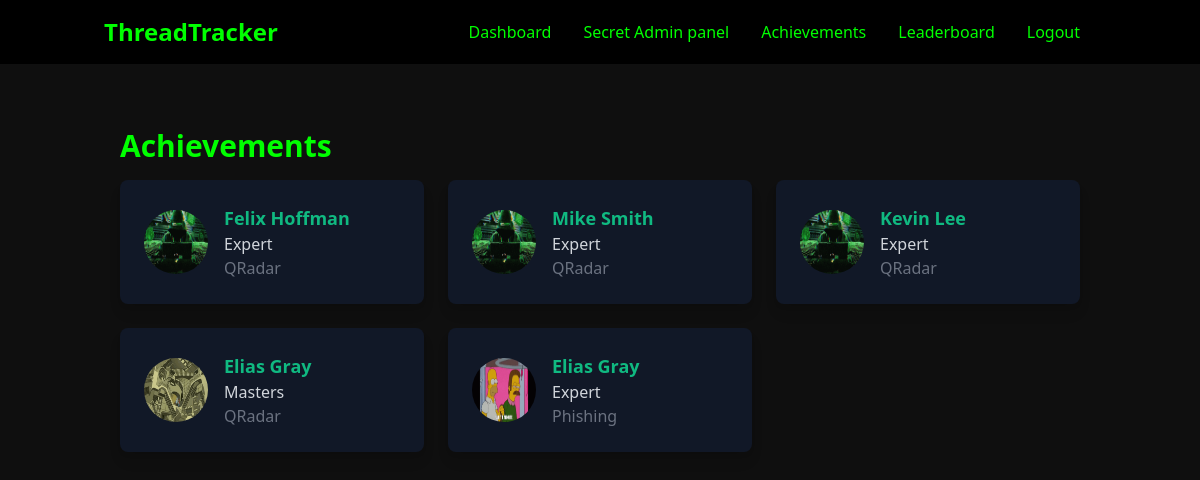
The app's page /achievements (signed in) with its own data.
### tables this page shows
CREATE TABLE "stats_data" (
    "id" INTEGER PRIMARY KEY AUTOINCREMENT,
    "name" TEXT NOT NULL,
    "create_date" TEXT NOT NULL,
    "take_ownership_timestamp" TEXT NOT NULL,
    "closed_incident_timestamp" TEXT,
    "sd_severity" TEXT NOT NULL,
    "type" TEXT NOT NULL
);

### app.py (the view)
@app.route('/achievements')
@login_required
def achievements():
    with get_db() as conn:
        cursor = conn.cursor()
        cursor.execute("SELECT * FROM stats_data")
        data = cursor.fetchall()
    achievement_counts = {}
    achievement_names = {}
    for row in data:
        name = row[1]
        type_value = row[6]
        if name not in achievement_counts:
            achievement_counts[name] = {type_value: 1}
            achievement_names[name] = {type_value: row[1]}
        else:
            if type_value not in achievement_counts[name]:
                achievement_counts[name][type_value] = 1
                achievement_names[name][type_value] = row[1]
            else:
                achievement_counts[name][type_value] += 1
    achievements = []
    gif_mapping = {
        'Phishing1': 'Phishing1.gif',
        'complicated': 'complicated.gif',
        'QRadar2': 'QRadar2.gif',
        'Phishing2': 'Phishing2.gif',
        'default': 'first.gif',
    }
    type_specific_gif_mapping = {
        'Phishing': {
            'Masters': 'Phishing1.gif',
            'Expert': 'Phishing2.gif',
        },
        'QRadar': {
            'Masters': 'complicated.gif',
            'Expert': 'QRadar2.gif',
        },
    }
    for name, type_values in achievement_counts.items():
        for type_value, count in type_values.items():
            if count >= 4:
                gif = type_specific_gif_mapping.get(type_value, {}).get('Masters', gif_mapping.get(type_value, 'first.gif'))
                achievement = {
                    'name': 'Masters',
                    'type': type_value,
                    'person': achievement_names[name][type_value],
                    'gif': gif
                }
            elif count >= 2:
                gif = type_specific_gif_mapping.get(type_value, {}).get('Expert', gif_mapping.get(type_value, 'first.gif'))
                achievement = {
                    'name': 'Expert',
                    'type': type_value,
                    'person': achievement_names[name][type_value],
                    'gif': gif
                }
            else:
                continue
            achievements.append(achievement)
    return render_template('achievements.html', achievements=achievements)

### app.py (called while the page is built)
def get_db():
    conn = sql.connect(DATABASE)
    conn.row_factory = sql.Row
    return conn

def login_required(route_function):
    @wraps(route_function)
    def decorated_function(*args, **kwargs):
        if 'user_id' not in session:
            return redirect('/login')
        return route_function(*args, **kwargs)
    return decorated_function

### templates/achievements.html
{% extends 'layout.html' %}
{% block body %}
<div class="container mx-auto px-4 py-8">
    <h1 class="text-3xl font-semibold mb-4">Achievements</h1>
    <ul class="grid grid-cols-1 gap-6 sm:grid-cols-2 lg:grid-cols-3">
        {% for achievement in achievements %}
        <li class="bg-gray-900 rounded-lg shadow-lg p-6 flex items-center">
            <div class="flex-shrink-0">
                <img src="{{ url_for('static', filename='achievements/' + achievement.gif) }}" alt="Achievement GIF" class="w-16 h-16 rounded-full">
            </div>
            <div class="ml-4">
                <h2 class="text-lg font-semibold text-green-500">{{ achievement.person }}</h2>
                <p class="text-gray-300">{{ achievement.name }}</p>
                <p class="text-gray-500">{{ achievement.type }}</p>
            </div>
        </li>
        {% endfor %}
    </ul>
</div>
{% endblock %}

### templates/layout.html (shortened to what this page needs)
<!DOCTYPE html>
<html lang="en">
<head>
    <link href="https://cdn.jsdelivr.net/npm/tailwindcss@2.2.19/dist/tailwind.min.css" rel="stylesheet">
</head>
<body>
    <nav class="bg-black">
        <div class="container mx-auto px-4">
            <div class="flex justify-between items-center py-4">
                <a href="/loading" class="text-limegreen text-2xl font-semibold">ThreadTracker</a>
                <div class="hidden md:flex md:items-center">
                    <a href="/crud" class="text-limegreen mx-4 hover:text-green-200">Dashboard</a>
                    <a href="/admin" class="text-limegreen mx-4 hover:text-green-200">Secret Admin panel</a>
                    <a href="/achievements" class="text-limegreen mx-4 hover:text-green-200">Achievements</a>
                    <a href="/leaderboard" class="text-limegreen mx-4 hover:text-green-200">Leaderboard</a>
                    {% if session.user_id %}
                        <a href="/logout" class="text-limegreen mx-4 hover:text-green-200">Logout</a>
                    {% else %}
                        <a href="/login" class="text-limegreen mx-4 hover:text-green-200">Login</a>
                    {% endif %}
                </div>
            </div>
        </div>
    </nav>
    <div class="container mx-auto px-4 py-8">
        {% block body %}{% endblock %}
    </div>
</body>
</html>

### templates/layout.html (style rules this page uses)
body { background-color: #0F0F0F; color: #00FF00; }

### records on screen
stats_data: person "Felix Hoffman", name "Expert", type "QRadar"
stats_data: person "Mike Smith", name "Expert", type "QRadar"
stats_data: person "Kevin Lee", name "Expert", type "QRadar"
stats_data: shows a picture, person "Elias Gray", name "Masters", type "QRadar"
stats_data: shows a picture, person "Elias Gray", name "Expert", type "Phishing"
